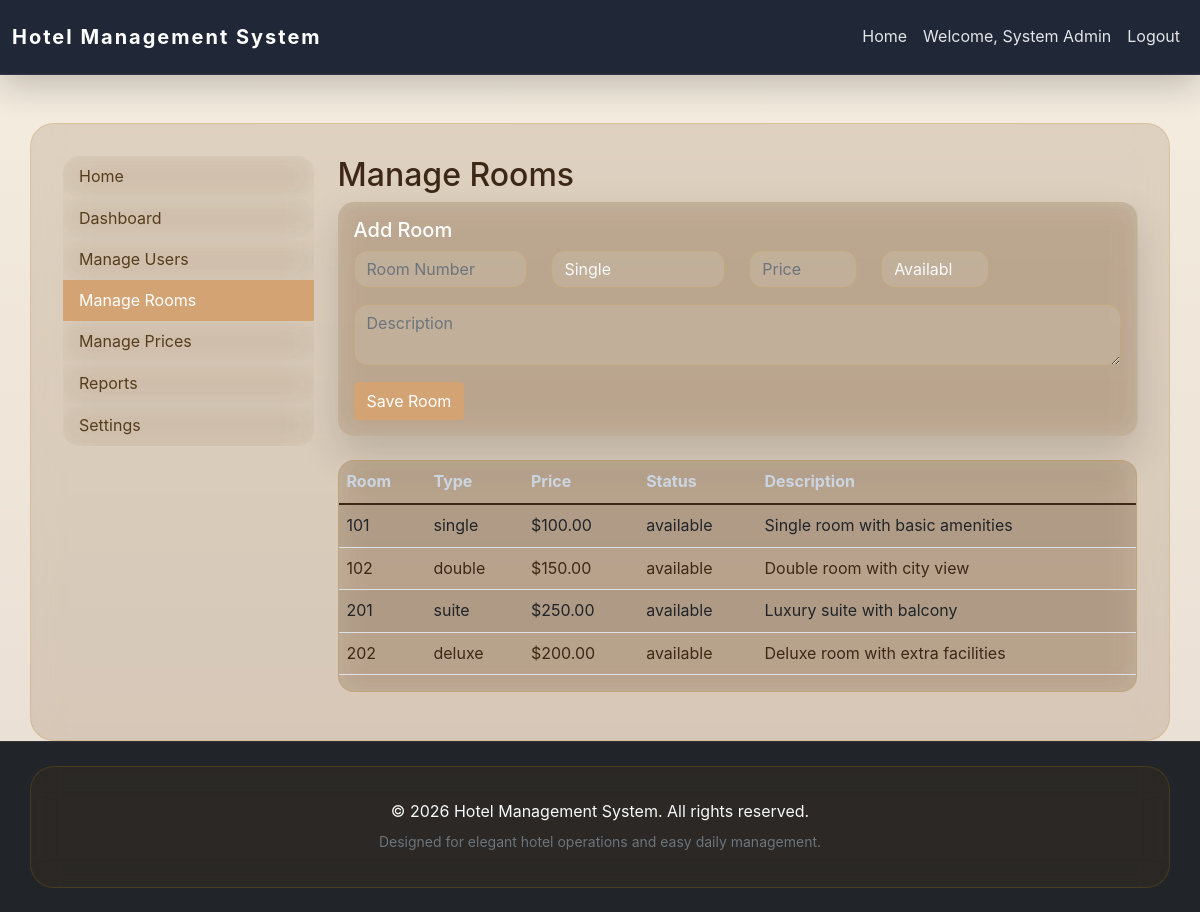
The app's page /admin/manage_rooms.php (signed in) with its own data.
### tables this page shows
CREATE TABLE rooms (
    id INT AUTO_INCREMENT PRIMARY KEY,
    room_number VARCHAR(10) UNIQUE NOT NULL,
    room_type ENUM('single', 'double', 'suite', 'deluxe') NOT NULL,
    price DECIMAL(10,2) NOT NULL,
    status ENUM('available', 'occupied', 'cleaning', 'maintenance') DEFAULT 'available',
    description TEXT,
    created_at TIMESTAMP DEFAULT CURRENT_TIMESTAMP
);

### admin/manage_rooms.php (the view, shortened to what this page needs)
<?php
require_once __DIR__ . '/../config/db.php';
$rooms = $pdo->query('SELECT * FROM rooms ORDER BY room_number ASC')->fetchAll();
?>
<?php include __DIR__ . '/../includes/header.php'; ?>
<div class="row">
    <?php include __DIR__ . '/../includes/sidebar.php'; ?>
    <div class="col-md-9">
        <h2>Manage Rooms</h2>
        <div class="card mb-4"><div class="card-body"><h5 class="card-title">Add Room</h5>
            <form method="post" class="row gy-3">
                <div class="col-md-3"><input class="form-control" name="room_number" placeholder="Room Number" required></div>
                <div class="col-md-3">
                    <select class="form-select" name="room_type" required>
                        <option value="single">Single</option>
                    </select>
                </div>
                <div class="col-md-2"><input class="form-control" type="number" step="0.01" name="price" placeholder="Price" required></div>
                <div class="col-md-2">
                    <select class="form-select" name="status" required>
                        <option value="available">Available</option>
                    </select>
                </div>
                <div class="col-md-12"><textarea class="form-control" name="description" placeholder="Description"></textarea></div>
                <div class="col-12"><button class="btn btn-primary">Save Room</button></div>
            </form>
        </div></div>
        <div class="table-responsive"><table class="table table-striped"><thead><tr><th>Room</th><th>Type</th><th>Price</th><th>Status</th><th>Description</th></tr></thead><tbody>
            <?php foreach ($rooms as $room): ?>
                <tr>
                    <td><?php echo htmlspecialchars($room['room_number']); ?></td>
                    <td><?php echo htmlspecialchars($room['room_type']); ?></td>
                    <td>$<?php echo number_format($room['price'], 2); ?></td>
                    <td><?php echo htmlspecialchars($room['status']); ?></td>
                    <td><?php echo htmlspecialchars($room['description']); ?></td>
                </tr>
            <?php endforeach; ?>
        </tbody></table></div>
    </div>
</div>
<?php include __DIR__ . '/../includes/footer.php'; ?>

### assets/css/style.css (style rules this page uses)
* { box-sizing: border-box; }
html { scroll-behavior: smooth; }
body { min-height: 100vh; margin: 0; background: linear-gradient(180deg, #f5ede0 0%, #e8ddd2 100%); background-size: cover; color: var(--text); font-family: "Inter", system-ui, -apple-system, BlinkMacSystemFont, "Segoe UI", sans-serif; line-height: 1.6; }
.container, .card, .table-responsive, .hero-banner, .profile-card, .list-group-item, .alert { background: var(--surface); -webkit-backdrop-filter: blur(14px); backdrop-filter: blur(14px); border: 1px solid var(--border); }
.card { margin-bottom: 1.75rem; border: none; border-radius: var(--radius); box-shadow: var(--shadow); }
.profile-card .form-control, .profile-card .form-select, .form-control, .form-select, textarea { background: rgba(255, 255, 255, 0.10); border: 1px solid var(--border); color: #f8fafc; border-radius: 0.85rem; }
.form-control, .form-select, textarea { transition: border-color 0.2s ease, box-shadow 0.2s ease; }
.card .card-title, .card-title, .hero-banner h2, .hero-banner h3 { color: #ffffff; }
.table { color: var(--text); }
.table thead th { border-bottom: 1px solid rgba(255, 255, 255, 0.12); color: #cbd5e1; }
.table-responsive { border-radius: var(--radius); overflow: hidden; }
.btn-primary { background: var(--primary); border-color: var(--primary); transition: background-color 0.2s ease, transform 0.2s ease; }
.mb-4, .mt-4, .mb-3 { margin-bottom: 1.5rem !important; }

### records on screen
rooms: room_number "101", room_type "single", price "100.00", status "available", description "Single room with basic amenities"
rooms: room_number "102", room_type "double", price "150.00", status "available", description "Double room with city view"
rooms: room_number "201", room_type "suite", price "250.00", status "available", description "Luxury suite with balcony"
rooms: room_number "202", room_type "deluxe", price "200.00", status "available", description "Deluxe room with extra facilities"

### other values on screen
SITE_NAME "Hotel Management System"
$_SESSION['full_name'] "System Admin"
$label "Home Dashboard Manage Users Manage Rooms Manage Prices Reports Settings"
